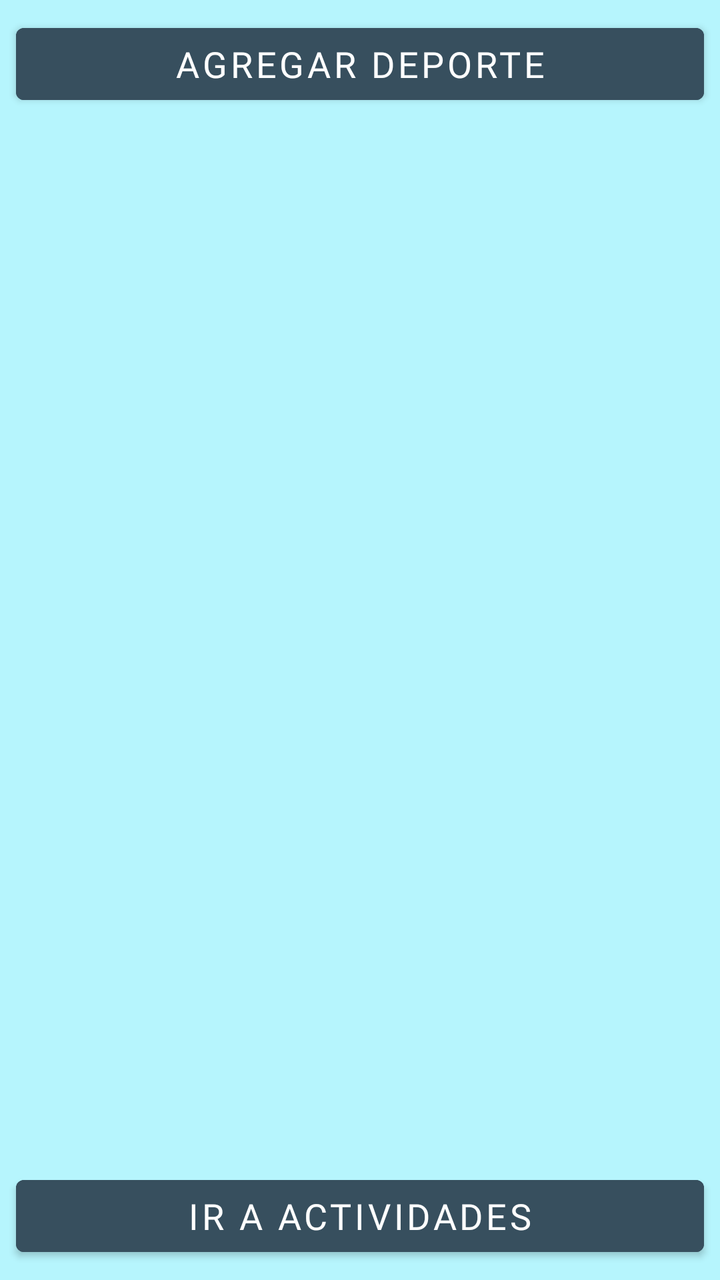
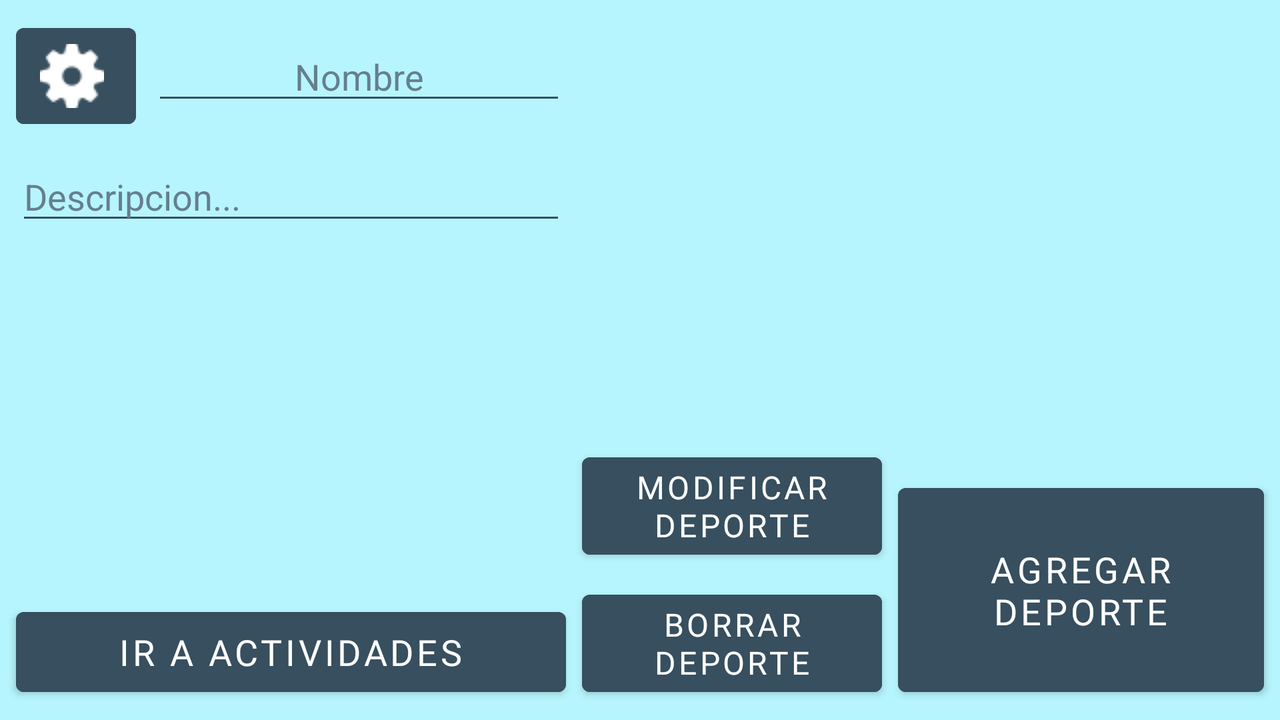

First picture: res/layout/ on a phone held upright. Second picture: the repository's own variant of that layout, on a device whose configuration matches the variant's folder. Source for both follows.
<!-- AndroidManifest.xml: application theme Theme.RegistroMisDeportes_V2 -->
<!-- res/layout/activity_deportes.xml -->
<?xml version="1.0" encoding="utf-8"?>
<androidx.constraintlayout.widget.ConstraintLayout xmlns:android="http://schemas.android.com/apk/res/android"
    xmlns:app="http://schemas.android.com/apk/res-auto"
    xmlns:tools="http://schemas.android.com/tools"
    android:layout_width="match_parent"
    android:layout_height="match_parent"
    android:background="@color/azul_claro"
    tools:context=".DeportesActivity">

    <Button
        android:id="@+id/button2"
        android:layout_width="0dp"
        android:layout_height="wrap_content"
        android:layout_marginStart="8dp"
        android:layout_marginTop="8dp"
        android:layout_marginEnd="8dp"
        android:backgroundTint="@color/azul_muy_oscuro"
        android:fontFamily="@font/chopsic"
        android:text="@string/NuevoDeporte"
        android:textSize="18sp"
        app:layout_constraintBottom_toBottomOf="parent"
        app:layout_constraintEnd_toEndOf="parent"
        app:layout_constraintStart_toStartOf="parent"
        app:layout_constraintTop_toTopOf="parent"
        app:layout_constraintVertical_bias="0.0" />

    <Button
        android:id="@+id/button3"
        android:layout_width="0dp"
        android:layout_height="wrap_content"
        android:layout_marginStart="8dp"
        android:layout_marginEnd="8dp"
        android:layout_marginBottom="8dp"
        android:backgroundTint="@color/azul_muy_oscuro"
        android:fontFamily="@font/chopsic"
        android:text="@string/HaciaActividades"
        android:textSize="18sp"
        app:layout_constraintBottom_toBottomOf="parent"
        app:layout_constraintEnd_toEndOf="parent"
        app:layout_constraintHorizontal_bias="0.0"
        app:layout_constraintStart_toStartOf="parent"
        app:layout_constraintTop_toTopOf="parent"
        app:layout_constraintVertical_bias="1.0" />

    <ListView
        android:layout_width="0dp"
        android:layout_height="0dp"
        android:layout_marginStart="8dp"
        android:layout_marginTop="16dp"
        android:layout_marginEnd="8dp"
        android:layout_marginBottom="16dp"
        app:layout_constraintBottom_toTopOf="@+id/button3"
        app:layout_constraintEnd_toEndOf="parent"
        app:layout_constraintStart_toStartOf="parent"
        app:layout_constraintTop_toBottomOf="@+id/button2" />
</androidx.constraintlayout.widget.ConstraintLayout>
<!-- resources referenced by this layout -->
<resources>
  <color name="azul_claro">#B6F5FD</color>
  <color name="azul_muy_oscuro">#374F5E</color>
  <string name="HaciaActividades">Ir a Actividades</string>
  <string name="NuevoDeporte">Agregar Deporte</string>
  <style name="Theme.RegistroMisDeportes_V2" parent="Theme.MaterialComponents.DayNight.DarkActionBar">
          
          <item name="colorPrimary">@color/purple_500</item>
          <item name="colorPrimaryVariant">@color/purple_700</item>
          <item name="colorOnPrimary">@color/white</item>
          
          <item name="colorSecondary">@color/teal_200</item>
          <item name="colorSecondaryVariant">@color/teal_700</item>
          <item name="colorOnSecondary">@color/black</item>
          
          <item name="android:statusBarColor">?attr/colorPrimaryVariant</item>
          
      </style>
  <color name="purple_500">#FF6200EE</color>
  <color name="purple_700">#FF3700B3</color>
  <color name="white">#FFFFFFFF</color>
  <color name="teal_200">#FF03DAC5</color>
  <color name="teal_700">#FF018786</color>
  <color name="black">#FF000000</color>
</resources>
<!-- res/layout-land/activity_deportes.xml (the repository's variant of the layout above) -->
<!-- drawn on the phone turned sideways -->
<?xml version="1.0" encoding="utf-8"?>
<androidx.constraintlayout.widget.ConstraintLayout xmlns:android="http://schemas.android.com/apk/res/android"
    xmlns:app="http://schemas.android.com/apk/res-auto"
    xmlns:tools="http://schemas.android.com/tools"
    android:layout_width="match_parent"
    android:layout_height="match_parent"
    android:background="@color/azul_claro"
    tools:context=".DeportesActivity">

    <EditText
        android:id="@+id/editTextNombreDeporte"
        android:layout_width="0dp"
        android:layout_height="wrap_content"
        android:layout_marginStart="8dp"
        android:layout_marginTop="16dp"
        android:layout_marginEnd="8dp"
        android:backgroundTint="@color/azul_muy_oscuro"
        android:ems="10"
        android:hint="@string/nombreDep"
        android:inputType="text"
        android:textAlignment="center"
        android:textColor="@color/azul_muy_oscuro"
        android:textColorHint="@color/azul_hint"
        android:textColorLink="@color/teal_200"
        app:layout_constraintBottom_toBottomOf="parent"
        app:layout_constraintEnd_toStartOf="@+id/buttonModificarDeporte"
        app:layout_constraintStart_toEndOf="@+id/ButtonConfiguracion"
        app:layout_constraintTop_toTopOf="parent"
        app:layout_constraintVertical_bias="0.0" />

    <Button
        android:id="@+id/buttonModificarDeporte"
        android:layout_width="150dp"
        android:layout_height="wrap_content"
        android:layout_marginEnd="8dp"
        android:layout_marginBottom="8dp"
        android:backgroundTint="@color/azul_muy_oscuro"
        android:fontFamily="@font/chopsic"
        android:text="@string/ModificarDeporte"
        android:textColor="@color/white"
        android:textSize="16sp"
        app:layout_constraintBottom_toTopOf="@+id/buttonBorrarDeporte"
        app:layout_constraintEnd_toStartOf="@+id/buttonAgregar"
        app:layout_constraintHorizontal_bias="1.0"
        app:layout_constraintStart_toStartOf="parent"
        app:layout_constraintTop_toTopOf="parent"
        app:layout_constraintVertical_bias="1.0" />

    <Button
        android:id="@+id/buttonBorrarDeporte"
        android:layout_width="150dp"
        android:layout_height="wrap_content"
        android:layout_marginEnd="8dp"
        android:layout_marginBottom="8dp"
        android:backgroundTint="@color/azul_muy_oscuro"
        android:fontFamily="@font/chopsic"
        android:text="@string/BorrarDeporte"
        android:textColor="@color/white"
        android:textSize="16sp"
        app:layout_constraintBottom_toBottomOf="parent"
        app:layout_constraintEnd_toStartOf="@+id/buttonAgregar"
        app:layout_constraintHorizontal_bias="1.0"
        app:layout_constraintStart_toStartOf="parent"
        app:layout_constraintTop_toBottomOf="@+id/ListViewDeportes"
        app:layout_constraintVertical_bias="1.0" />

    <Button
        android:id="@+id/buttonAgregar"
        android:layout_width="183dp"
        android:layout_height="114dp"
        android:layout_marginEnd="8dp"
        android:layout_marginBottom="8dp"
        android:backgroundTint="@color/azul_muy_oscuro"
        android:fontFamily="@font/chopsic"
        android:text="@string/NuevoDeporte"
        android:textColor="@color/white"
        android:textSize="18sp"
        app:layout_constraintBottom_toBottomOf="parent"
        app:layout_constraintEnd_toEndOf="parent"
        app:layout_constraintHorizontal_bias="1.0"
        app:layout_constraintStart_toStartOf="parent"
        app:layout_constraintTop_toTopOf="parent"
        app:layout_constraintVertical_bias="1.0" />

    <Button
        android:id="@+id/buttonActividades"
        android:layout_width="0dp"
        android:layout_height="52dp"
        android:layout_marginStart="8dp"
        android:layout_marginEnd="8dp"
        android:layout_marginBottom="8dp"
        android:backgroundTint="@color/azul_muy_oscuro"
        android:fontFamily="@font/chopsic"
        android:text="@string/HaciaActividades"
        android:textColor="@color/white"
        android:textSize="18sp"
        app:layout_constraintBottom_toBottomOf="parent"
        app:layout_constraintEnd_toStartOf="@+id/buttonBorrarDeporte"
        app:layout_constraintHorizontal_bias="0.02"
        app:layout_constraintStart_toStartOf="parent"
        app:layout_constraintTop_toBottomOf="@+id/editTextDescripcion"
        app:layout_constraintVertical_bias="1.0" />

    <ListView
        android:id="@+id/ListViewDeportes"
        android:layout_width="0dp"
        android:layout_height="0dp"
        android:layout_marginStart="8dp"
        android:layout_marginTop="8dp"
        android:layout_marginEnd="8dp"
        android:layout_marginBottom="8dp"
        app:layout_constraintBottom_toTopOf="@+id/buttonAgregar"
        app:layout_constraintEnd_toEndOf="parent"
        app:layout_constraintHorizontal_bias="1.0"
        app:layout_constraintStart_toEndOf="@+id/editTextDescripcion"
        app:layout_constraintTop_toTopOf="parent" />

    <EditText
        android:id="@+id/editTextDescripcion"
        android:layout_width="0dp"
        android:layout_height="wrap_content"
        android:layout_marginStart="8dp"
        android:layout_marginTop="8dp"
        android:layout_marginEnd="8dp"
        android:backgroundTint="@color/azul_muy_oscuro"
        android:ems="10"
        android:gravity="start|top"
        android:hint="@string/DescripcionDep"
        android:inputType="textMultiLine"
        android:textColor="@color/azul_muy_oscuro"
        android:textColorHint="@color/azul_hint"
        android:textColorLink="@color/teal_200"
        app:layout_constraintBottom_toBottomOf="parent"
        app:layout_constraintEnd_toStartOf="@+id/buttonModificarDeporte"
        app:layout_constraintStart_toStartOf="parent"
        app:layout_constraintTop_toBottomOf="@+id/ButtonConfiguracion"
        app:layout_constraintVertical_bias="0.0" />

    <Button
        android:id="@+id/ButtonConfiguracion"
        android:layout_width="60dp"
        android:layout_height="60dp"
        android:layout_marginStart="8dp"
        android:layout_marginTop="8dp"
        android:backgroundTint="@color/azul_muy_oscuro"
        app:icon="@drawable/configuraciones"
        app:iconGravity="end|textStart"
        app:iconTint="@color/white"
        app:layout_constraintBottom_toBottomOf="parent"
        app:layout_constraintEnd_toEndOf="parent"
        app:layout_constraintHorizontal_bias="0.0"
        app:layout_constraintStart_toStartOf="parent"
        app:layout_constraintTop_toTopOf="parent"
        app:layout_constraintVertical_bias="0.0" />
</androidx.constraintlayout.widget.ConstraintLayout>
<!-- resources referenced by the variant -->
<!-- as the phone turned sideways resolves them -->
<resources>
  <color name="azul_claro">#B6F5FD</color>
  <color name="azul_hint">#657F8F</color>
  <color name="azul_muy_oscuro">#374F5E</color>
  <color name="teal_200">#FF03DAC5</color>
  <color name="white">#FFFFFFFF</color>
  <!-- drawable configuraciones: webp bitmap (drawable, 356 bytes) -->
  <string name="BorrarDeporte">Borrar Deporte</string>
  <string name="DescripcionDep">Descripcion...</string>
  <string name="HaciaActividades">Ir a Actividades</string>
  <string name="ModificarDeporte">Modificar Deporte</string>
  <string name="NuevoDeporte">Agregar Deporte</string>
  <string name="nombreDep">Nombre</string>
  <style name="Theme.RegistroMisDeportes_V2" parent="Theme.MaterialComponents.DayNight.DarkActionBar">
          
          <item name="colorPrimary">@color/purple_500</item>
          <item name="colorPrimaryVariant">@color/purple_700</item>
          <item name="colorOnPrimary">@color/white</item>
          
          <item name="colorSecondary">@color/teal_200</item>
          <item name="colorSecondaryVariant">@color/teal_700</item>
          <item name="colorOnSecondary">@color/black</item>
          
          <item name="android:statusBarColor">?attr/colorPrimaryVariant</item>
          
      </style>
  <color name="purple_500">#FF6200EE</color>
  <color name="purple_700">#FF3700B3</color>
  <color name="teal_700">#FF018786</color>
  <color name="black">#FF000000</color>
</resources>
